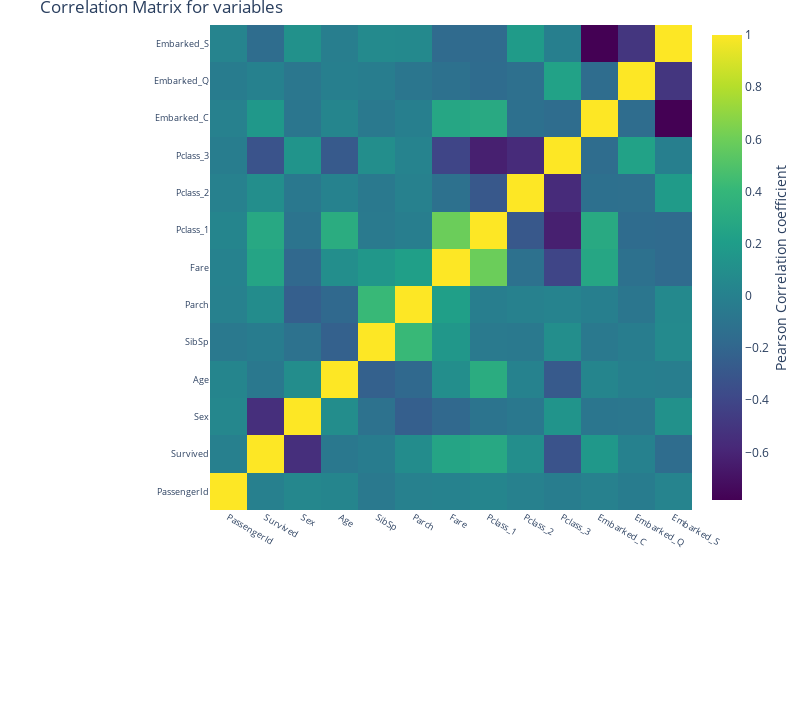

The cell this chart's notebook holds for it:
### Code cell
#correlation
correlation = data.corr()
#tick labels
matrix_cols = correlation.columns.tolist()
#convert to array
corr_array  = np.array(correlation)

#Plotting
trace = go.Heatmap(z = corr_array,
                   x = matrix_cols,
                   y = matrix_cols,
                   colorscale = "Viridis",
                   colorbar   = dict(title = "Pearson Correlation coefficient",
                                     titleside = "right"
                                    ) ,
                  )

layout = go.Layout(dict(title = "Correlation Matrix for variables",
                        autosize = False,
                        height  = 720,
                        width   = 800,
                        margin  = dict(r = 0 ,l = 210,
                                       t = 25,b = 210,
                                      ),
                        yaxis   = dict(tickfont = dict(size = 9)),
                        xaxis   = dict(tickfont = dict(size = 9))
                       )
                  )

data1 = [trace]
fig = go.Figure(data=data1,layout=layout)
py.iplot(fig)

### Figure 1 — Plotly figure (JSON) as saved in the notebook; plotly's stock layout.template omitted (floating-point values rounded to 4 significant figures; data arrays with more than 128 entries replaced by an {"elided": "..."} marker saying what was removed)
{"data": [{"colorbar": {"title": {"side": "right", "text": "Pearson Correlation coefficient"}}, "colorscale": [[0, "#440154"], [0.1111, "#482878"], [0.2222, "#3e4989"], [0.3333, "#31688e"], [0.4444, "#26828e"], [0.5556, "#1f9e89"], [0.6667, "#35b779"], [0.7778, "#6ece58"], [0.8889, "#b5de2b"], [1, "#fde725"]], "type": "heatmap", "x": ["PassengerId", "Survived", "Sex", "Age", "SibSp", "Parch", "Fare", "Pclass_1", "Pclass_2", "Pclass_3", "Embarked_C", "Embarked_Q", "Embarked_S"], "y": ["PassengerId", "Survived", "Sex", "Age", "SibSp", "Parch", "Fare", "Pclass_1", "Pclass_2", "Pclass_3", "Embarked_C", "Embarked_Q", "Embarked_S"], "z": {"elided": "13x13 float values"}}], "layout": {"autosize": false, "height": 720, "margin": {"b": 210, "l": 210, "r": 0, "t": 25}, "title": {"text": "Correlation Matrix for variables"}, "width": 800, "xaxis": {"tickfont": {"size": 9}}, "yaxis": {"tickfont": {"size": 9}}}}
